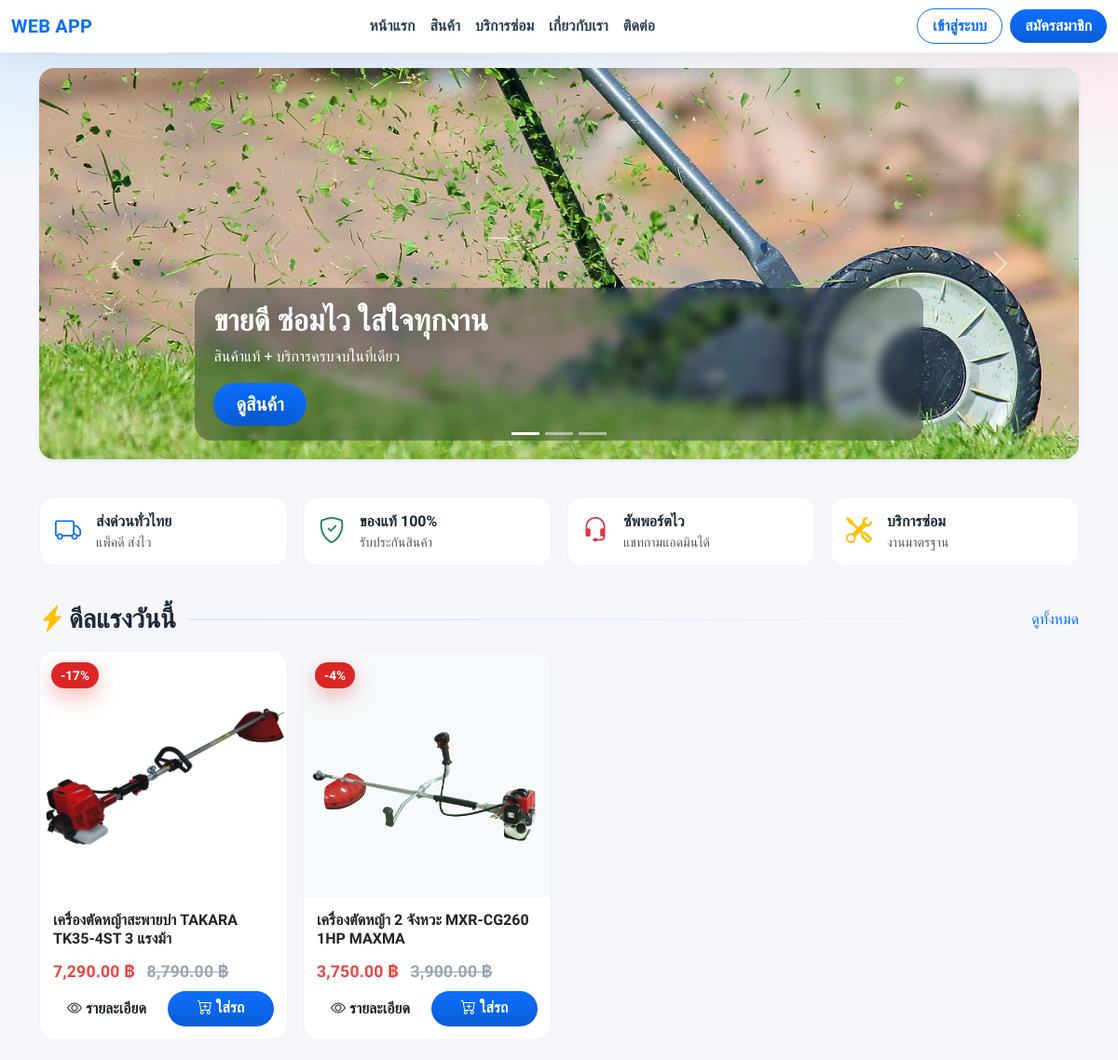
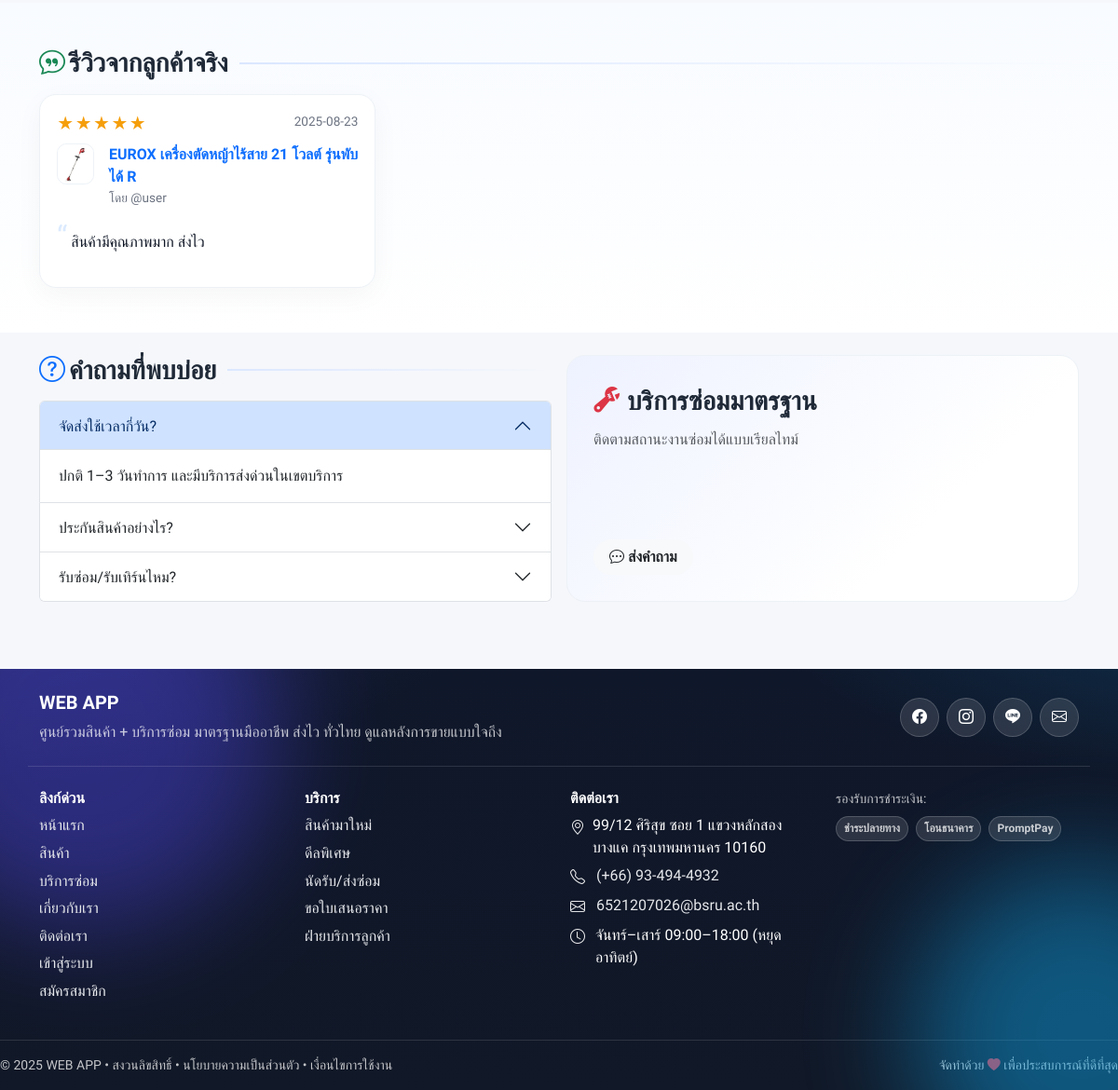
/Home/index.php, run on the app's committed database (2 pictures, top to bottom).
### tables this page shows
CREATE TABLE `products` (
  `id` bigint(20) UNSIGNED NOT NULL,
  `category_id` int(10) UNSIGNED DEFAULT NULL,
  `seller_id` bigint(20) UNSIGNED DEFAULT NULL,
  `name` varchar(255) NOT NULL,
  `description` text DEFAULT NULL,
  `price` decimal(10,2) NOT NULL,
  `discount_price` decimal(10,2) DEFAULT NULL,
  `stock` int(11) NOT NULL DEFAULT 0,
  `image` varchar(255) DEFAULT NULL,
  `status` enum('active','inactive') DEFAULT 'active',
  `created_at` timestamp NOT NULL DEFAULT current_timestamp(),
  `updated_at` timestamp NULL DEFAULT NULL ON UPDATE current_timestamp()
);

CREATE TABLE `product_reviews` (
  `id` bigint(20) UNSIGNED NOT NULL,
  `product_id` bigint(20) UNSIGNED NOT NULL,
  `user_id` bigint(20) UNSIGNED NOT NULL,
  `rating` tinyint(3) UNSIGNED NOT NULL,
  `content` text NOT NULL,
  `parent_id` bigint(20) UNSIGNED DEFAULT NULL,
  `is_admin` tinyint(1) NOT NULL DEFAULT 0,
  `created_at` timestamp NOT NULL DEFAULT current_timestamp(),
  `updated_at` timestamp NULL DEFAULT NULL ON UPDATE current_timestamp()
);

CREATE TABLE `users` (
  `id` bigint(20) UNSIGNED NOT NULL,
  `username` varchar(100) NOT NULL,
  `email` varchar(255) NOT NULL,
  `google_id` varchar(64) DEFAULT NULL,
  `provider` enum('local','google') NOT NULL DEFAULT 'local',
  `password_hash` varchar(255) DEFAULT NULL,
  `role` enum('user','admin') DEFAULT 'user',
  `phone` varchar(30) DEFAULT NULL,
  `address` text DEFAULT NULL,
  `profile_pic` varchar(255) DEFAULT NULL,
  `is_active` tinyint(1) NOT NULL DEFAULT 1,
  `created_at` timestamp NOT NULL DEFAULT current_timestamp(),
  `updated_at` timestamp NULL DEFAULT NULL ON UPDATE current_timestamp(),
  `full_name` varchar(150) DEFAULT NULL,
  `avatar` varchar(255) DEFAULT NULL,
  `address_line1` varchar(255) DEFAULT NULL,
  `address_line2` varchar(255) DEFAULT NULL,
  `district` varchar(120) DEFAULT NULL,
  `province` varchar(120) DEFAULT NULL,
  `postcode` varchar(12) DEFAULT NULL
);

### Home/index.php (the view, shortened to what this page needs)
<?php
require __DIR__ . '/includes/db.php';
function h($s){ return htmlspecialchars($s??'', ENT_QUOTES, 'UTF-8'); }
function baht($n){ return number_format((float)$n, 2); }
function product_img($row){
  $img = trim($row['image'] ?? '');
  if ($img !== '') {
    $path = 'assets/img/' . ltrim($img, '/');
    if (is_file(__DIR__ . '/' . $path)) return $path;
  }
  return 'assets/img/default.png';
}
function time_ago($ts){
  $t = strtotime($ts); $d = time() - $t;
  return date('Y-m-d', $t);
}
function stars($n){
  $n = max(0,min(5,(int)$n));
  return str_repeat('★',$n).str_repeat('☆',5-$n);
}
$dealProducts   = [];
if ($res = $conn->query("
  SELECT id, name, price, discount_price, image, created_at
  FROM products
  WHERE status='active'
  ORDER BY created_at DESC
  LIMIT 8
")) { $latestProducts = $res->fetch_all(MYSQLI_ASSOC); $res->close(); }
if ($res = $conn->query("
  SELECT id, name, price, discount_price, image, created_at
  FROM products
  WHERE status='active'
    AND discount_price IS NOT NULL
    AND discount_price > 0
    AND discount_price < price
  ORDER BY (price - discount_price) / price DESC, created_at DESC
  LIMIT 8
")) { $dealProducts = $res->fetch_all(MYSQLI_ASSOC); $res->close(); }
$reviews = [];
if ($res = $conn->query("
  SELECT pr.id, pr.rating, pr.content, pr.created_at,
         u.username,
         p.id AS product_id, p.name AS product_name, p.image
  FROM product_reviews pr
  JOIN users u ON u.id = pr.user_id
  JOIN products p ON p.id = pr.product_id
  WHERE pr.parent_id IS NULL      -- เฉพาะโพสต์รีวิวหลัก (ไม่เอารีพลาย)
    AND COALESCE(pr.is_admin,0)=0 -- ไม่ใช่แอดมิน
  ORDER BY pr.created_at DESC
  LIMIT 6
")) { $reviews = $res->fetch_all(MYSQLI_ASSOC); $res->close(); }
?>
<!doctype html>
<html lang="th">
<head>
  <link href="https://cdn.jsdelivr.net/npm/bootstrap@5.3.2/dist/css/bootstrap.min.css" rel="stylesheet">
  <link href="https://cdn.jsdelivr.net/npm/bootstrap-icons/font/bootstrap-icons.css" rel="stylesheet">
  <link rel="stylesheet" href="assets/css/style.css">
</head>
<body>
<?php include 'includes/header.php'; ?>
<section class="hero hero-wrap pt-3 pb-4">
  <div class="container">
    <div id="hero" class="carousel slide" data-bs-ride="carousel">
      <div class="carousel-indicators">
        <button type="button" data-bs-target="#hero" data-bs-slide-to="0" class="active"></button>
        <button type="button" data-bs-target="#hero" data-bs-slide-to="1"></button>
        <button type="button" data-bs-target="#hero" data-bs-slide-to="2"></button>
      </div>
      <div class="carousel-inner rounded-4 overflow-hidden shadow-sm">
        <div class="carousel-item active" data-bs-interval="4200">
          <img src="assets/img/hero1.jpg" class="d-block w-100" alt="Slide 1">
          <div class="carousel-caption text-start">
            <h2 class="fw-bold mb-2">ขายดี ซ่อมไว ใส่ใจทุกงาน</h2>
            <p class="mb-3">สินค้าแท้ + บริการครบจบในที่เดียว</p>
            <a href="products.php" class="btn btn-primary btn-lg rounded-pill px-4">ดูสินค้า</a>
          </div>
        </div>
      </div>
      <button class="carousel-control-prev" type="button" data-bs-target="#hero" data-bs-slide="prev">
        <span class="carousel-control-prev-icon"></span>
      </button>
      <button class="carousel-control-next" type="button" data-bs-target="#hero" data-bs-slide="next">
        <span class="carousel-control-next-icon"></span>
      </button>
    </div>
  </div>
</section>
<section class="py-3">
  <div class="container">
    <div class="row g-3">
      <div class="col-6 col-md-3"><div class="f-card d-flex align-items-center gap-3">
        <i class="bi bi-truck fs-3 text-primary"></i><div><div class="fw-semibold">ส่งด่วนทั่วไทย</div><div class="text-muted small">แพ็คดี ส่งไว</div></div></div></div>
      <div class="col-6 col-md-3"><div class="f-card d-flex align-items-center gap-3">
        <i class="bi bi-shield-check fs-3 text-success"></i><div><div class="fw-semibold">ของแท้ 100%</div><div class="text-muted small">รับประกันสินค้า</div></div></div></div>
      <div class="col-6 col-md-3"><div class="f-card d-flex align-items-center gap-3">
        <i class="bi bi-headset fs-3 text-danger"></i><div><div class="fw-semibold">ซัพพอร์ตไว</div><div class="text-muted small">แชทถามแอดมินได้</div></div></div></div>
      <div class="col-6 col-md-3"><div class="f-card d-flex align-items-center gap-3">
        <i class="bi bi-tools fs-3 text-warning"></i><div><div class="fw-semibold">บริการซ่อม</div><div class="text-muted small">งานมาตรฐาน</div></div></div></div>
    </div>
  </div>
</section>
<section class="py-4">
  <div class="container">
    <div class="sec-head">
      <h3 class="fw-bold mb-0"><i class="bi bi-lightning-charge-fill text-warning me-1"></i>ดีลแรงวันนี้</h3>
      <div class="line"></div>
      <a class="text-decoration-none" href="products.php">ดูทั้งหมด</a>
    </div>
    <?php if (empty($dealProducts)): ?>
      <div class="text-center text-muted py-5">ยังไม่มีดีลพิเศษในตอนนี้</div>
    <?php else: ?>
      <div class="row g-3">
        <?php foreach($dealProducts as $p):
          $hasDiscount = ($p['discount_price']!==null && (float)$p['discount_price']>0 && (float)$p['discount_price'] < (float)$p['price']);
          $price  = $hasDiscount ? (float)$p['discount_price'] : (float)$p['price'];
          $disc   = $hasDiscount ? round(100 - ($p['discount_price'] / $p['price'] * 100)) : 0;
          $img    = product_img($p);
        ?>
        <div class="col-6 col-md-4 col-lg-3">
          <div class="p-card h-100">
            <?php if($disc>0): ?><div class="ribbon">-<?= (int)$disc ?>%</div><?php endif; ?>
            <a class="p-thumb d-block" href="product.php?id=<?= (int)$p['id'] ?>">
              <img src="<?= h($img) ?>" alt="<?= h($p['name']) ?>">
            </a>
            <div class="p-body">
              <div class="p-name mb-1"><a class="stretched-link text-decoration-none text-dark" href="product.php?id=<?= (int)$p['id'] ?>"><?= h($p['name']) ?></a></div>
              <div class="price fw-bold">
                <?= baht($price) ?> ฿
                <?php if($hasDiscount): ?><span class="old"><?= baht($p['price']) ?> ฿</span><?php endif; ?>
              </div>
              <div class="mt-2 p-actions">
                <a href="product.php?id=<?= (int)$p['id'] ?>" class="btn btn-soft w-100"><i class="bi bi-eye"></i> รายละเอียด</a>
                <a href="cart_add.php?id=<?= (int)$p['id'] ?>" class="btn btn-primary w-100"><i class="bi bi-cart-plus"></i> ใส่รถ</a>
              </div>
            </div>
          </div>
        </div>
        <?php endforeach; ?>
      </div>
    <?php endif; ?>
  </div>
</section>
<section class="py-5" style="background:linear-gradient(180deg,#f8fbff,#fff)">
  <div class="container">
    <div class="sec-head">
      <h3 class="fw-bold mb-0"><i class="bi bi-chat-quote text-success me-1"></i>รีวิวจากลูกค้าจริง</h3>
      <div class="line"></div>
    </div>
    <?php if (empty($reviews)): ?>
      <div class="text-center text-muted py-5">ยังไม่มีรีวิวจากลูกค้า</div>
    <?php else: ?>
      <div class="row g-3">
        <?php foreach($reviews as $rv):
          $thumb = product_img($rv);
        ?>
        <div class="col-md-6 col-lg-4">
          <div class="t-card h-100">
            <div class="d-flex justify-content-between">
              <div class="t-stars"><?= stars($rv['rating']) ?></div>
              <div class="t-meta"><?= h(time_ago($rv['created_at'])) ?></div>
            </div>
            <div class="d-flex align-items-start gap-3 mt-2">
              <div class="t-thumb"><img src="<?= h($thumb) ?>" alt="<?= h($rv['product_name']) ?>"></div>
              <div class="t-prod">
                <div>
                  <a href="product.php?id=<?= (int)$rv['product_id'] ?>" class="text-decoration-none fw-semibold">
                    <?= h($rv['product_name']) ?>
                  </a>
                  <div class="t-meta">โดย @<?= h($rv['username']) ?></div>
                </div>
              </div>
            </div>
            <div class="t-content mt-3">
              <span class="t-quote">“</span>
              <?= nl2br(h(mb_strimwidth($rv['content'], 0, 220, '...','UTF-8'))) ?>
            </div>
          </div>
        </div>
        <?php endforeach; ?>
      </div>
    <?php endif; ?>
  </div>
</section>
<section class="py-4">
  <div class="container">
    <div class="row g-3">
      <div class="col-lg-6">
        <div class="sec-head"><h3 class="fw-bold mb-0"><i class="bi bi-question-circle text-primary me-1"></i>คำถามที่พบบ่อย</h3><div class="line"></div></div>
        <div class="accordion" id="faq">
          <div class="accordion-item">
            <h2 class="accordion-header"><button class="accordion-button" type="button" data-bs-toggle="collapse" data-bs-target="#f1">จัดส่งใช้เวลากี่วัน?</button></h2>
            <div id="f1" class="accordion-collapse collapse show" data-bs-parent="#faq"><div class="accordion-body">ปกติ 1–3 วันทำการ และมีบริการส่งด่วนในเขตบริการ</div></div>
          </div>
          <div class="accordion-item">
            <h2 class="accordion-header"><button class="accordion-button collapsed" type="button" data-bs-toggle="collapse" data-bs-target="#f2">ประกันสินค้าอย่างไร?</button></h2>
          </div>
          <div class="accordion-item">
            <h2 class="accordion-header"><button class="accordion-button collapsed" type="button" data-bs-toggle="collapse" data-bs-target="#f3">รับซ่อม/รับเทิร์นไหม?</button></h2>
          </div>
        </div>
      </div>
      <div class="col-lg-6">
        <div class="news-wrap h-100 d-flex flex-column">
          <div class="d-flex align-items-center gap-2 mb-2">
            <i class="bi bi-wrench-adjustable fs-3 text-danger"></i>
            <h3 class="fw-bold mb-0">บริการซ่อมมาตรฐาน</h3>
          </div>
          <div class="text-muted mb-3">ติดตามสถานะงานซ่อมได้แบบเรียลไทม์</div>
            <div class="mt-auto">
              <a href="contact.php" class="btn btn-light text-dark rounded-pill px-3"><i class="bi bi-chat-dots"></i> ส่งคำถาม</a>
            </div>
        </div>
      </div>
    </div>
  </div>
</section>
</body>
</html>

### Home/assets/css/style.css (style rules this page uses)
:root { --brand: #0d6efd; --brand-600: #0b5ed7; --brand-50: #eff6ff; --accent: #22c55e; --danger: #ef4444; --text: #1f2937; --muted: #6b7280; --bg-soft: #f5f7fb; --card: #ffffff; --line: #e5e7eb; --shadow-1: 0 4px 10px rgba(15, 23, 42, .06); --shadow-2: 0 10px 30px rgba(2, 6, 23, .10); --radius: 14px; --radius-sm: 10px; --radius-lg: 18px; --ring: 0 0 0 3px rgba(13,110,253,.18); }
* { box-sizing:border-box }
html,body { height:100% }
body { margin:0; font-family:'Kanit',system-ui,-apple-system,Segoe UI,Roboto,Arial,sans-serif; color:var(--text); background: radial-gradient(1200px 500px at -10% -20%, #eaf2ff 0%, transparent 60%), radial-gradient(1200px 600px at 120% 0%, #f0fff4 0%, transparent 55%), var(--bg-soft); }
.btn { border-radius: var(--radius-sm); font-weight:600; transition: transform .12s ease, box-shadow .12s ease, background-color .12s ease; }
.btn-primary { background: linear-gradient(180deg, var(--brand) 0%, var(--brand-600) 100%); border:0; color:#fff; }
.hero .carousel-item { height:420px }
.hero .carousel-item img { width:100%;height:100%;object-fit:cover }
.hero .carousel-caption { background: rgba(15,23,42,.35); padding: 1rem 1.25rem; border-radius: var(--radius-lg); backdrop-filter: blur(6px); }
.price { font-weight:800; color: var(--danger); letter-spacing:.2px }

### Home/index.php (style rules this page uses)
.hero-wrap { background: radial-gradient(1200px 400px at 10% -20%, #cfe7ff 0%, transparent 60%), radial-gradient(900px 300px at 110% 0%, #ffe6f0 0%, transparent 60%); }
.hero .carousel-inner img { object-fit: cover; height: 480px; filter: saturate(105%); }
.hero .carousel-caption { backdrop-filter: blur(2px); text-shadow: 0 6px 24px rgba(0,0,0,.25); }
.sec-head { display:flex; align-items:center; gap:.75rem; margin-bottom:1rem; }
.sec-head .line { flex:1; height:2px; background:linear-gradient(90deg,#dbe7ff,transparent); }
.p-card { position:relative; border:1px solid #edf2f7; border-radius:18px; overflow:hidden; background:#fff; transition:.15s ease; }
.p-thumb { aspect-ratio: 1/1; background:#f7fafc; display:flex; align-items:center; justify-content:center; }
.p-thumb img { width:100%; height:100%; object-fit:cover; }
.p-body { padding:14px; }
.p-name { font-weight:600; line-height:1.25; height:3rem; overflow:hidden; }
.price { font-size:1.1rem; }
.price .old { color:#9aa6b2; text-decoration:line-through; margin-left:.5rem; }
.ribbon { position:absolute; top:12px; left:12px; z-index:2; background:#dc2626; color:#fff; padding:4px 10px; border-radius:999px; font-weight:700; font-size:.85rem; box-shadow:0 8px 24px rgba(220,38,38,.35); }
.p-actions { display:flex; gap:.5rem; }
.btn-soft { border:1px solid #e6ecf3; background:#fff; color:#0f172a; }
.f-card { border:1px solid #edf2f7; border-radius:16px; padding:14px 16px; background:#fff; }
.t-card { border:1px solid #edf2f7; border-radius:18px; padding:18px; background:#fff; box-shadow:0 8px 30px rgba(2,6,23,.04); transition:.15s; }
.t-stars { font-size:1.1rem; color:#f59e0b; letter-spacing:1px; }
.t-meta { color:#6b7280; font-size:.85rem; }
.t-prod { display:flex; align-items:center; gap:.5rem; }
.t-thumb { width:44px; height:44px; border-radius:10px; overflow:hidden; background:#f7fafc; border:1px solid #eef2f7; }
.t-thumb img { width:100%; height:100%; object-fit:cover; }
.t-content { color:#111827; min-height:3.2em; }
.t-quote { font-size:2rem; color:#dbeafe; line-height:1; }
.news-wrap { border-radius:20px; padding:28px; background:linear-gradient(135deg,#eef2ff 0%, #ffffff 70%); border:1px solid #edf2f7; }

### Home/includes/header.php (style rules this page uses)
.icon-btn, .btn-outline-primary, .btn-primary { border-radius: 999px !important; }
.icon-btn { position:relative; width:42px; height:42px; display:inline-flex; align-items:center; justify-content:center; background:#ffffff; border:1px solid #e5e7eb; color:#0f172a; transition:.15s ease; }

### data on the page
products: disc "17", image (picture), name "เครื่องตัดหญ้าสะพายบ่า TAKARA TK35-4ST 3 แรงม้า", baht($price) "7,290.00", price "8,790.00"
products: disc "4", image (picture), name "เครื่องตัดหญ้า 2 จังหวะ MXR-CG260 1HP MAXMA", baht($price) "3,750.00", price "3,900.00"
product_reviews: rating "★★★★★", created_at "2025-08-23", product.image (picture), product.name "EUROX เครื่องตัดหญ้าไร้สาย 21 โวลต์ รุ่นพับได้ R", user.username "user", content "สินค้ามีคุณภาพมาก ส่งไว"
